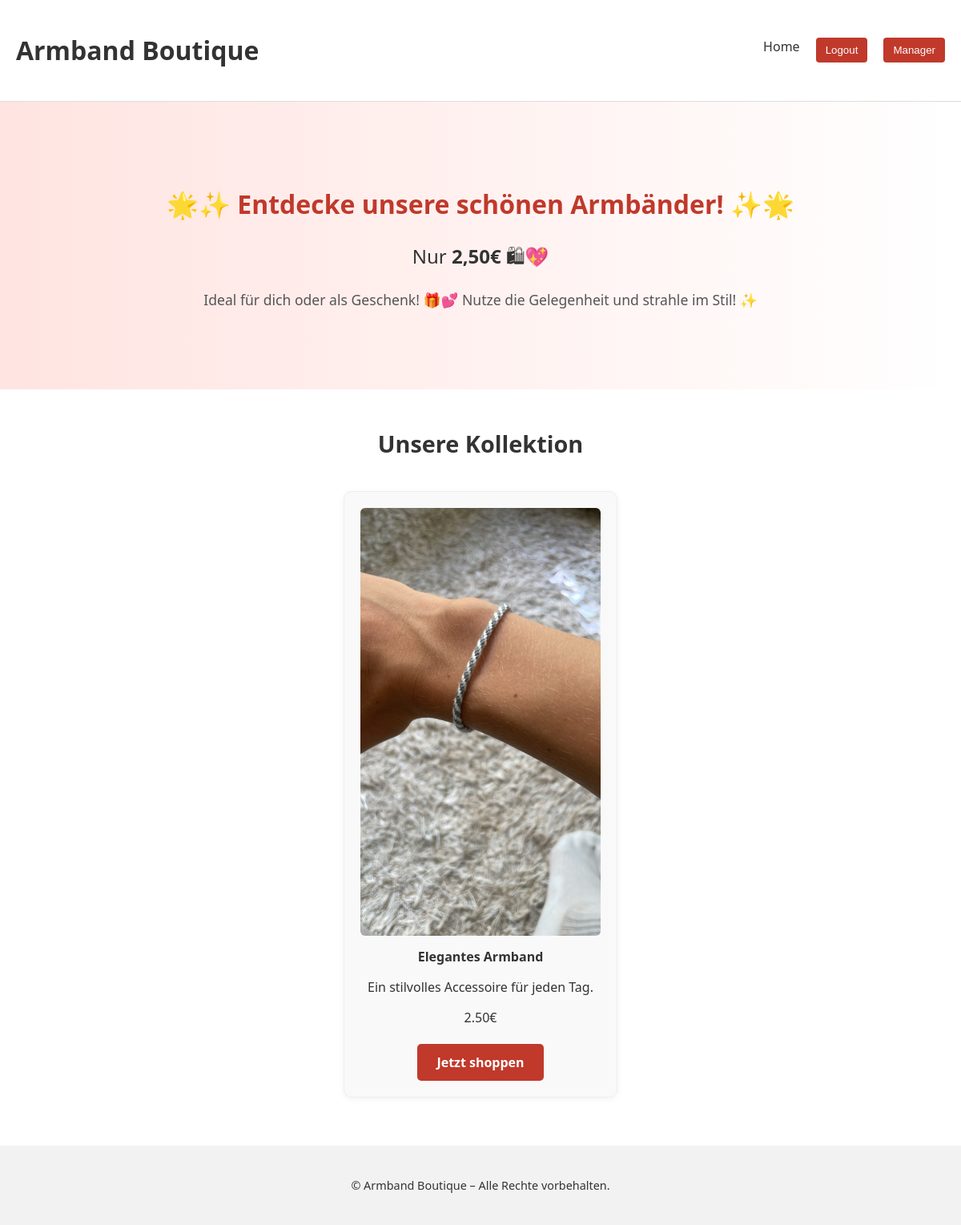
The app's page / (signed in) with its own data.
### core/models.py (models this page shows, shortened)
class Product(models.Model):
    name = models.CharField(max_length=100)
    description = models.TextField(blank=True)
    price = models.DecimalField(max_digits=6, decimal_places=2)
    image = models.ImageField(upload_to='products/')
    available = models.BooleanField(default=True)

### core/views.py (the view)
# urls.py: 2. Add a URL to urlpatterns:  path('', views.home, name='home')
def home(request):
    products = Product.objects.filter(available=True)
    return render(request, "home.html", {"products": products})

### core/templates/home.html (shortened to what this page needs)
{% extends "base.html" %}
{% block content %}
{% load static %}
<section class="hero">
  <div class="container">
    <h2>🌟✨ Entdecke unsere schönen Armbänder! ✨🌟</h2>
    <p class="price">Nur <strong>2,50€</strong> 🛍💖</p>
    <p class="promo">Ideal für dich oder als Geschenk! 🎁💕 Nutze die Gelegenheit und strahle im Stil! ✨</p>
  </div>
</section>
<section class="products container">
  <h3>Unsere Kollektion</h3>
{% for product in products %}
  <div class="product-grid">
    <div class="product-card">
      <img src="{{ product.image.url }}" alt="{{ product.name }}">
      <h4>{{ product.name }}</h4>
      <p>{{ product.description }}</p>
      <span>{{ product.price }}€</span>
      <br><br>
      <a href="{% url 'shop' %}" class="btn">Jetzt shoppen</a>
    </div>
  </div>
{% endfor %}
</section>
{% endblock %}

### core/static/css/style.css (style rules this page uses)
body { margin: 0; font-family: 'Segoe UI', sans-serif; background: #fff; color: #333; }
.container { max-width: 1200px; margin: 0 auto; padding: 20px; }
.hero { background: linear-gradient(to right, #ffe4e1, #fff); text-align: center; padding: 60px 20px; }
.hero h2 { font-size: 2em; color: #c0392b; }
.hero .price { font-size: 1.5em; margin: 10px 0; }
.hero .promo { margin-bottom: 20px; font-size: 1.1em; color: #555; }
.btn { display: inline-block; padding: 12px 24px; background: #c0392b; color: #fff; text-decoration: none; border-radius: 5px; font-weight: bold; }
.products h3 { text-align: center; margin-bottom: 40px; font-size: 1.8em; }
.product-grid { display: flex; flex-wrap: wrap; gap: 30px; justify-content: center; }
.product-card { background: #f9f9f9; border: 1px solid #eee; border-radius: 10px; padding: 20px; width: 300px; text-align: center; box-shadow: 0 2px 8px rgba(0,0,0,0.05); }
.product-card img { max-width: 100%; border-radius: 6px; }
.product-card h4 { margin: 10px 0 5px; }

### records on screen
Product: image (picture), name "Elegantes Armband", description "Ein stilvolles Accessoire für jeden Tag.", price "2.50"
